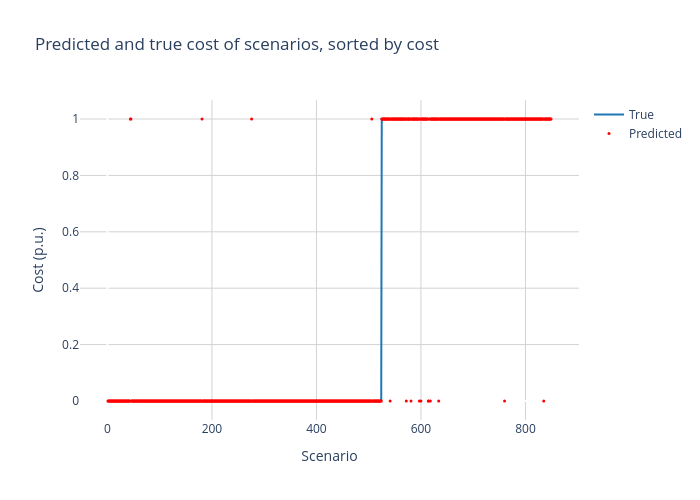

Notebook code for this chart:
### Code cell
plot_df = df_results.sort_values(by=['target'])

layout = go.Layout(
    title = f'Predicted and true cost of scenarios, sorted by cost',
    xaxis = dict(
        gridcolor='lightgrey'),
    yaxis = dict(
        gridcolor='lightgrey'), 
    paper_bgcolor='rgba(0,0,0,0)',
    plot_bgcolor='rgba(0,0,0,0)'
)

fig = go.Figure(layout=layout)

fig.add_trace(go.Scatter(x=x_values, y=plot_df['target'], mode='lines', line=dict(color='#1F77B4'), name="True"))
fig.add_trace(go.Scatter(x=x_values, y=plot_df['pred_f2'], mode='markers', marker=dict(color='red', size=3), name="Predicted"))

fig.update_layout(
    xaxis_title='Scenario',
    yaxis_title='Cost (p.u.)',
    width=700, height=500
)
fig.show()

### Figure 1 — Plotly figure (JSON) as saved in the notebook; plotly's stock layout.template omitted (floating-point values rounded to 4 significant figures; data arrays with more than 128 entries replaced by an {"elided": "..."} marker saying what was removed)
{"data": [{"line": {"color": "#1F77B4"}, "mode": "lines", "name": "True", "type": "scatter", "x": {"elided": "849 int values"}, "y": {"elided": "849 int values"}}, {"marker": {"color": "red", "size": 3}, "mode": "markers", "name": "Predicted", "type": "scatter", "x": {"elided": "849 int values"}, "y": {"elided": "849 int values"}}], "layout": {"height": 500, "paper_bgcolor": "rgba(0, 0, 0, 0)", "plot_bgcolor": "rgba(0, 0, 0, 0)", "title": {"text": "Predicted and true cost of scenarios, sorted by cost"}, "width": 700, "xaxis": {"autorange": true, "gridcolor": "lightgrey", "range": [-52.52, 902.5], "title": {"text": "Scenario"}, "type": "linear"}, "yaxis": {"autorange": true, "gridcolor": "lightgrey", "range": [-0.06738, 1.067], "title": {"text": "Cost (p.u.)"}, "type": "linear"}}}
